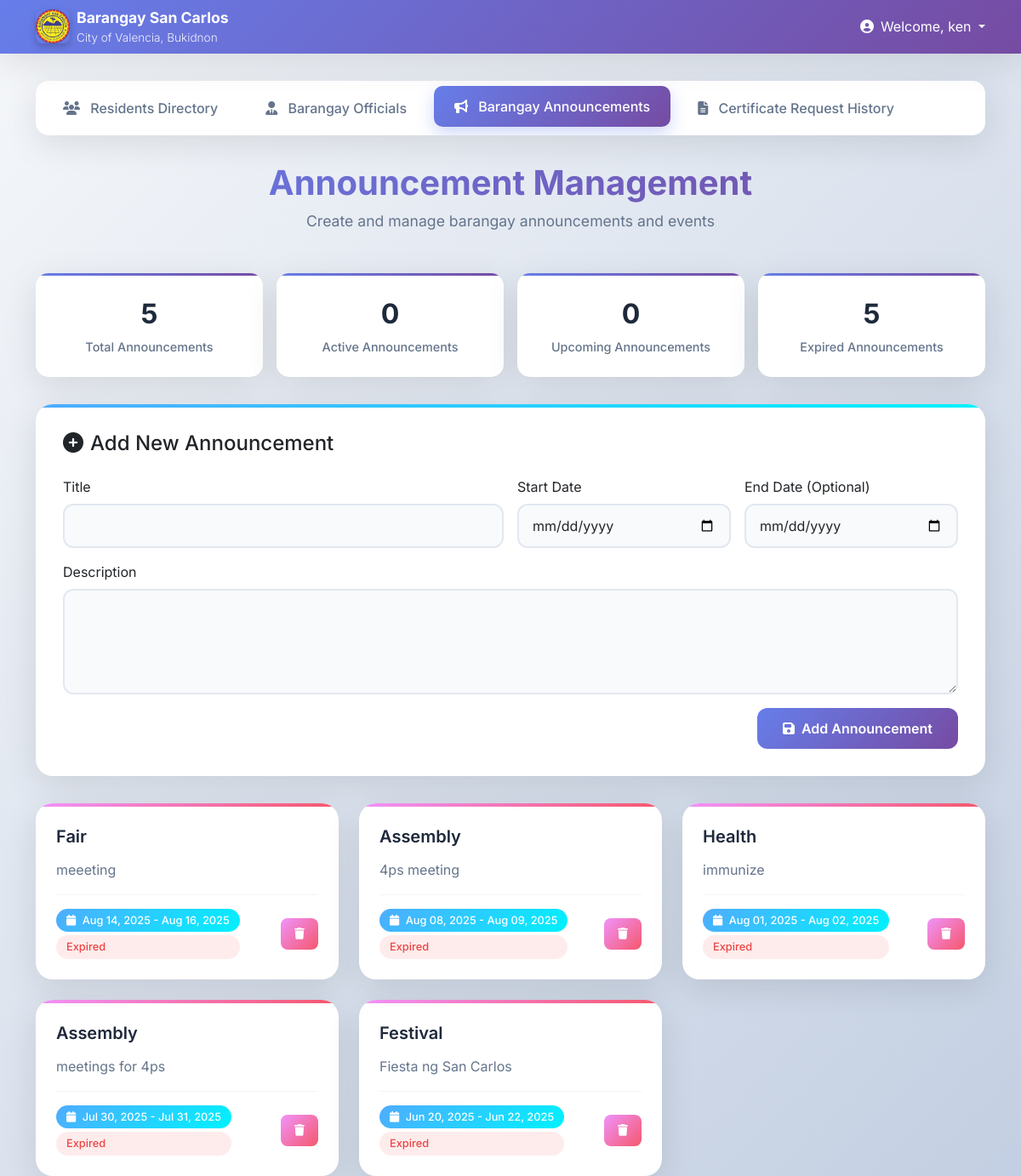
Screenshot of /Personnel_Anno.php (signed in) with the database file from the repository.
### tables this page shows
CREATE TABLE `announcements_events` (
  `id` int(11) NOT NULL,
  `title` varchar(255) NOT NULL,
  `description` text NOT NULL,
  `start_date` date NOT NULL,
  `end_date` date DEFAULT NULL,
  `created_at` timestamp NOT NULL DEFAULT current_timestamp(),
  `status` enum('draft','published','cancelled') DEFAULT 'published',
  `activity_type` varchar(50) DEFAULT NULL,
  `participant_count` int(11) DEFAULT NULL
);

### Personnel_Anno.php (the view, shortened to what this page needs)
<?php
$servername = "localhost";
$username = "root";
$password = "";
$database = "barangay";
$conn = new mysqli($servername, $username, $password, $database);
$display_name = isset($_SESSION['first_name']) && !empty($_SESSION['first_name'])
    ? $_SESSION['first_name']
    : $_SESSION['username'];
?>
<!DOCTYPE html>
<html lang="en">
<head>
    <link href="https://cdn.jsdelivr.net/npm/bootstrap@5.3.0/dist/css/bootstrap.min.css" rel="stylesheet">
    <link rel="stylesheet" href="https://cdnjs.cloudflare.com/ajax/libs/font-awesome/6.5.0/css/all.min.css">
</head>
<body>
<nav class="top-nav bg-dark py-2">
    <div class="container">
        <div class="row align-items-center">
            <div class="col-md-6 d-flex align-items-center">
                <a href="#" class="nav-brand d-flex align-items-center text-white text-decoration-none">
                    <img src="logo.png" alt="Logo" style="height: 40px;" class="me-2">
                    <div>
                        <div class="nav-title fw-bold">Barangay San Carlos</div>
                        <div class="nav-subtitle small">City of Valencia, Bukidnon</div>
                    </div>
                </a>
            </div>
<div class="col-md-6 text-end">
    <div class="dropdown d-inline-block">
        <a class="text-white dropdown-toggle text-decoration-none" href="#" role="button" id="userDropdown" data-bs-toggle="dropdown" aria-expanded="false">
            <i class="fas fa-user-circle me-2"></i>Welcome, <?php echo htmlspecialchars($display_name); ?>
        </a>
    </div>
</div>
        </div>
    </div>
</nav>
<div class="container">
    <div class="tab-navigation">
        <a href="personnel_residence.php" class="nav-tab">
            <i class="fas fa-users"></i>
            Residents Directory
        </a>
        <a href="Personnel_official.php" class="nav-tab">
            <i class="fas fa-user-tie"></i>
            Barangay Officials
        </a>
        <a href="Personnel_Anno.php" class="nav-tab active">
            <i class="fas fa-bullhorn"></i>
            Barangay Announcements
        </a>
        <a href="Personnel_request_history.php" class="nav-tab">
            <i class="fas fa-file-alt"></i>
            Certificate Request History
        </a>
    </div>
    <div class="page-header">
        <h1 class="page-title">Announcement Management</h1>
        <p class="page-subtitle">Create and manage barangay announcements and events</p>
    </div>
    <div class="stats-grid">
        <div class="stat-card">
            <div class="stat-number" id="totalAnnouncements">
                <?php
                $countSql = "SELECT COUNT(*) as total FROM announcements_events";
                $countResult = $conn->query($countSql);
                $totalCount = $countResult->fetch_assoc()['total'];
                echo $totalCount;
                ?>
            </div>
            <div class="stat-label">Total Announcements</div>
        </div>
        <div class="stat-card">
            <div class="stat-number" id="activeAnnouncements">
                <?php
                $activeSql = "SELECT COUNT(*) as active FROM announcements_events WHERE start_date <= CURDATE() AND (end_date IS NULL OR end_date >= CURDATE())";
                $activeResult = $conn->query($activeSql);
                $activeCount = $activeResult->fetch_assoc()['active'];
                echo $activeCount;
                ?>
            </div>
            <div class="stat-label">Active Announcements</div>
        </div>
        <div class="stat-card">
            <div class="stat-number" id="upcomingAnnouncements">
                <?php
                $upcomingSql = "SELECT COUNT(*) as upcoming FROM announcements_events WHERE start_date > CURDATE()";
                $upcomingResult = $conn->query($upcomingSql);
                $upcomingCount = $upcomingResult->fetch_assoc()['upcoming'];
                echo $upcomingCount;
                ?>
            </div>
            <div class="stat-label">Upcoming Announcements</div>
        </div>
        <div class="stat-card">
            <div class="stat-number" id="expiredAnnouncements">
                <?php
                $expiredSql = "SELECT COUNT(*) as expired FROM announcements_events WHERE end_date IS NOT NULL AND end_date < CURDATE()";
                $expiredResult = $conn->query($expiredSql);
                $expiredCount = $expiredResult->fetch_assoc()['expired'];
                echo $expiredCount;
                ?>
            </div>
            <div class="stat-label">Expired Announcements</div>
        </div>
    </div>
    <div class="add-announcement-section">
        <h4 class="mb-4"><i class="fas fa-plus-circle me-2"></i>Add New Announcement</h4>
        <form id="announcementForm">
            <div class="row g-3">
                <div class="col-md-6">
                    <label for="title" class="form-label">Title</label>
                    <input type="text" class="form-control" id="title" name="title" required>
                </div>
                <div class="col-md-3">
                    <label for="start_date" class="form-label">Start Date</label>
                    <input type="date" class="form-control" id="start_date" name="start_date" required>
                </div>
                <div class="col-md-3">
                    <label for="end_date" class="form-label">End Date (Optional)</label>
                    <input type="date" class="form-control" id="end_date" name="end_date">
                </div>
                <div class="col-12">
                    <label for="description" class="form-label">Description</label>
                    <textarea class="form-control" id="description" name="description" rows="4" required></textarea>
                </div>
                <div class="col-12 text-end">
                    <button type="submit" class="btn btn-gradient">
                        <i class="fas fa-save me-2"></i>Add Announcement
                    </button>
                </div>
            </div>
        </form>
    </div>
    <div class="announcements-grid" id="announcementsGrid">
        <?php
        $sql = "SELECT * FROM announcements_events ORDER BY created_at DESC";
        $result = $conn->query($sql);
        if ($result->num_rows > 0) {
            while ($row = $result->fetch_assoc()) {
                $currentDate = date('Y-m-d');
                $startDate = $row['start_date'];
                $endDate = $row['end_date'];
                $statusClass = 'status-upcoming';
                $statusText = 'Upcoming';
                if ($startDate <= $currentDate) {
                    if ($endDate === null || $endDate >= $currentDate) {
                        $status = 'active';
                        $statusClass = 'status-active';
                        $statusText = 'Active';
                    } else {
                        $statusClass = 'status-expired';
                        $statusText = 'Expired';
                    }
                }
                echo "<div class='announcement-card' data-id='" . $row['id'] . "'>
                    <div class='announcement-title'>" . htmlspecialchars($row['title']) . "</div>
                    <div class='announcement-description'>" . htmlspecialchars($row['description']) . "</div>
                    <div class='announcement-meta'>
                        <div>
                            <div class='date-badge mb-1'>
                                <i class='fas fa-calendar me-1'></i>
                                " . date('M d, Y', strtotime($row['start_date'])) .
                                ($row['end_date'] ? ' - ' . date('M d, Y', strtotime($row['end_date'])) : '') . "
                            </div>
                            <div class='date-badge {$statusClass}'>{$statusText}</div>
                        </div>
                        <button class='btn btn-danger-gradient delete-btn' data-id='" . $row['id'] . "'>
                            <i class='fas fa-trash'></i>
                        </button>
                    </div>
                </div>";
            }
        } else {
            echo "<div class='empty-state col-12'>
                    <i class='fas fa-bullhorn'></i>
                    <h5>No announcements found</h5>
                    <p>Start by adding your first announcement above.</p>
                  </div>";
        }
        ?>
    </div>
</div>
</body>
</html>

### rows the page displays
announcements_events: title "Fair", description "meeeting", start_date "Aug 14, 2025", end_date "Aug 16, 2025", end_date "Expired"
announcements_events: title "Assembly", description "4ps meeting", start_date "Aug 08, 2025", end_date "Aug 09, 2025", end_date "Expired"
announcements_events: title "Health", description "immunize", start_date "Aug 01, 2025", end_date "Aug 02, 2025", end_date "Expired"
announcements_events: title "Assembly", description "meetings for 4ps", start_date "Jul 30, 2025", end_date "Jul 31, 2025", end_date "Expired"
announcements_events: title "Festival", description "Fiesta ng San Carlos", start_date "Jun 20, 2025", end_date "Jun 22, 2025", end_date "Expired"

### other values shown
$display_name "ken"
$totalCount "5"
$activeCount "0"
$upcomingCount "0"
$expiredCount "5"
